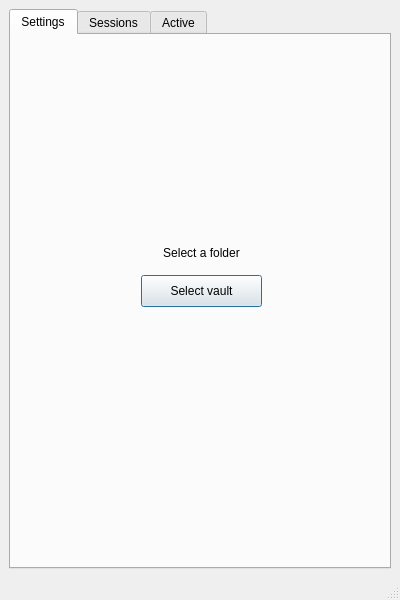
<?xml version="1.0" encoding="UTF-8"?>
<ui version="4.0">
 <class>MainWindow</class>
 <widget class="QMainWindow" name="MainWindow">
  <property name="geometry">
   <rect>
    <x>0</x>
    <y>0</y>
    <width>400</width>
    <height>600</height>
   </rect>
  </property>
  <property name="windowTitle">
   <string>MainWindow</string>
  </property>
  <widget class="QWidget" name="centralwidget">
   <layout class="QVBoxLayout" name="verticalLayout">
    <item>
     <widget class="QTabWidget" name="tabWidget">
      <property name="currentIndex">
       <number>0</number>
      </property>
      <widget class="QWidget" name="tab">
       <attribute name="title">
        <string>Settings</string>
       </attribute>
       <widget class="QLabel" name="vaultLabel">
        <property name="geometry">
         <rect>
          <x>80</x>
          <y>210</y>
          <width>221</width>
          <height>16</height>
         </rect>
        </property>
        <property name="text">
         <string>Select a folder</string>
        </property>
        <property name="alignment">
         <set>Qt::AlignmentFlag::AlignCenter</set>
        </property>
       </widget>
       <widget class="QPushButton" name="selectVaultButton">
        <property name="geometry">
         <rect>
          <x>130</x>
          <y>240</y>
          <width>121</width>
          <height>32</height>
         </rect>
        </property>
        <property name="text">
         <string>Select vault</string>
        </property>
        <property name="icon">
         <iconset theme="QIcon::ThemeIcon::DocumentOpen"/>
        </property>
        <property name="default">
         <bool>true</bool>
        </property>
       </widget>
      </widget>
      <widget class="QWidget" name="tab_2">
       <attribute name="title">
        <string>Sessions</string>
       </attribute>
       <layout class="QVBoxLayout" name="verticalLayout_2">
        <item>
         <layout class="QHBoxLayout" name="horizontalLayout">
          <item>
           <widget class="QPushButton" name="newSessionButton">
            <property name="text">
             <string>New Session</string>
            </property>
           </widget>
          </item>
          <item>
           <widget class="QPushButton" name="startSessionButton">
            <property name="text">
             <string>Start Selected</string>
            </property>
           </widget>
          </item>
          <item>
           <spacer name="horizontalSpacer">
            <property name="orientation">
             <enum>Qt::Orientation::Horizontal</enum>
            </property>
            <property name="sizeHint" stdset="0">
             <size>
              <width>40</width>
              <height>20</height>
             </size>
            </property>
           </spacer>
          </item>
         </layout>
        </item>
        <item>
         <widget class="QListView" name="listView"/>
        </item>
       </layout>
      </widget>
      <widget class="QWidget" name="tab_3">
       <attribute name="title">
        <string>Active</string>
       </attribute>
       <layout class="QVBoxLayout" name="verticalLayout_3">
        <item>
         <widget class="QStackedWidget" name="activeStackedWidget">
          <property name="currentIndex">
           <number>0</number>
          </property>
          <widget class="QWidget" name="noSessionPage">
           <layout class="QVBoxLayout" name="verticalLayout_4">
            <item>
             <spacer name="verticalSpacer">
              <property name="orientation">
               <enum>Qt::Orientation::Vertical</enum>
              </property>
              <property name="sizeHint" stdset="0">
               <size>
                <width>20</width>
                <height>40</height>
               </size>
              </property>
             </spacer>
            </item>
            <item>
             <widget class="QLabel" name="noSessionLabel">
              <property name="text">
               <string>No session running. Start a session to begin.</string>
              </property>
              <property name="alignment">
               <set>Qt::AlignmentFlag::AlignCenter</set>
              </property>
             </widget>
            </item>
            <item>
             <spacer name="verticalSpacer_2">
              <property name="orientation">
               <enum>Qt::Orientation::Vertical</enum>
              </property>
              <property name="sizeHint" stdset="0">
               <size>
                <width>20</width>
                <height>40</height>
               </size>
              </property>
             </spacer>
            </item>
           </layout>
          </widget>
          <widget class="QWidget" name="activeSessionPage">
           <layout class="QVBoxLayout" name="verticalLayout_5">
            <item>
             <widget class="QScrollArea" name="scrollArea">
              <property name="widgetResizable">
               <bool>true</bool>
              </property>
              <widget class="QWidget" name="scrollAreaWidgetContents">
               <property name="geometry">
                <rect>
                 <x>0</x>
                 <y>0</y>
                 <width>190</width>
                 <height>244</height>
                </rect>
               </property>
               <layout class="QVBoxLayout" name="verticalLayout_6">
                <item>
                 <layout class="QFormLayout" name="formLayout">
                  <item row="0" column="0">
                   <widget class="QLabel" name="label">
                    <property name="text">
                     <string>Oneliner:</string>
                    </property>
                   </widget>
                  </item>
                  <item row="0" column="1">
                   <widget class="QLineEdit" name="oneLineEdit"/>
                  </item>
                  <item row="1" column="0">
                   <widget class="QLabel" name="label_2">
                    <property name="text">
                     <string>Elapsed Time:</string>
                    </property>
                   </widget>
                  </item>
                  <item row="1" column="1">
                   <widget class="QLabel" name="elapsedLabel">
                    <property name="text">
                     <string>00:00:00</string>
                    </property>
                   </widget>
                  </item>
                  <item row="2" column="0">
                   <widget class="QLabel" name="label_4">
                    <property name="text">
                     <string>Created:</string>
                    </property>
                   </widget>
                  </item>
                  <item row="2" column="1">
                   <widget class="QLabel" name="createdLabel">
                    <property name="text">
                     <string>-</string>
                    </property>
                   </widget>
                  </item>
                  <item row="3" column="0">
                   <widget class="QLabel" name="label_5">
                    <property name="text">
                     <string>Modified:</string>
                    </property>
                   </widget>
                  </item>
                  <item row="3" column="1">
                   <widget class="QLabel" name="modifiedLabel">
                    <property name="text">
                     <string>-</string>
                    </property>
                   </widget>
                  </item>
                  <item row="4" column="0">
                   <widget class="QLabel" name="label_6">
                    <property name="text">
                     <string>Content:</string>
                    </property>
                   </widget>
                  </item>
                  <item row="4" column="1">
                   <widget class="QTextEdit" name="contentTextEdit">
                    <property name="placeholderText">
                     <string>Add notes, context, or anything related to this session...</string>
                    </property>
                   </widget>
                  </item>
                 </layout>
                </item>
                <item>
                 <spacer name="verticalSpacer_3">
                  <property name="orientation">
                   <enum>Qt::Orientation::Vertical</enum>
                  </property>
                  <property name="sizeHint" stdset="0">
                   <size>
                    <width>20</width>
                    <height>40</height>
                   </size>
                  </property>
                 </spacer>
                </item>
                <item>
                 <widget class="QPushButton" name="endSessionButton">
                  <property name="text">
                   <string>End Session</string>
                  </property>
                 </widget>
                </item>
               </layout>
              </widget>
             </widget>
            </item>
           </layout>
          </widget>
         </widget>
        </item>
       </layout>
      </widget>
     </widget>
    </item>
   </layout>
  </widget>
  <widget class="QMenuBar" name="menubar">
   <property name="geometry">
    <rect>
     <x>0</x>
     <y>0</y>
     <width>400</width>
     <height>30</height>
    </rect>
   </property>
  </widget>
  <widget class="QStatusBar" name="statusbar"/>
 </widget>
 <resources/>
 <connections/>
</ui>
